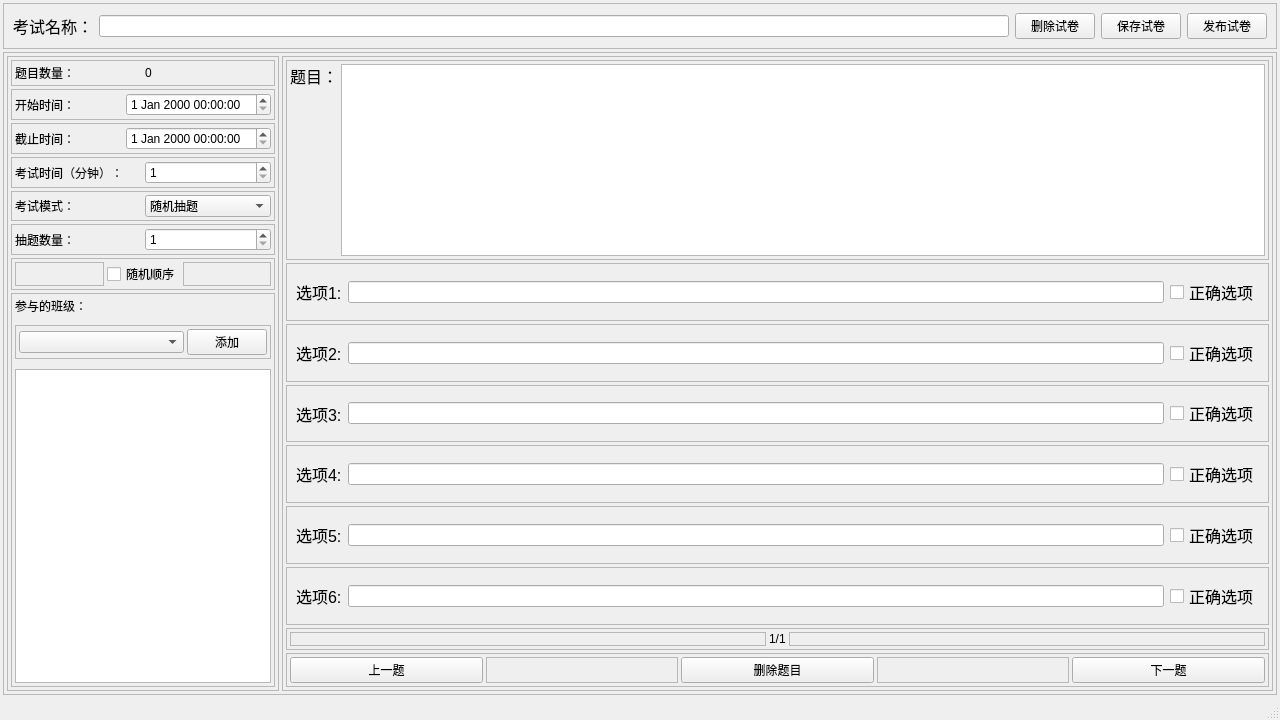
<?xml version="1.0" encoding="UTF-8"?>
<ui version="4.0">
 <class>create_exam_window</class>
 <widget class="QMainWindow" name="create_exam_window">
  <property name="geometry">
   <rect>
    <x>0</x>
    <y>0</y>
    <width>1280</width>
    <height>720</height>
   </rect>
  </property>
  <property name="windowTitle">
   <string>创建考试</string>
  </property>
  <widget class="QWidget" name="centralwidget">
   <layout class="QVBoxLayout" name="verticalLayout">
    <property name="spacing">
     <number>3</number>
    </property>
    <property name="leftMargin">
     <number>3</number>
    </property>
    <property name="topMargin">
     <number>3</number>
    </property>
    <property name="rightMargin">
     <number>3</number>
    </property>
    <property name="bottomMargin">
     <number>3</number>
    </property>
    <item>
     <widget class="QFrame" name="frame">
      <property name="sizePolicy">
       <sizepolicy hsizetype="Preferred" vsizetype="Maximum">
        <horstretch>0</horstretch>
        <verstretch>0</verstretch>
       </sizepolicy>
      </property>
      <property name="frameShape">
       <enum>QFrame::StyledPanel</enum>
      </property>
      <property name="frameShadow">
       <enum>QFrame::Raised</enum>
      </property>
      <layout class="QHBoxLayout" name="horizontalLayout">
       <item>
        <widget class="QLabel" name="label">
         <property name="font">
          <font>
           <pointsize>12</pointsize>
          </font>
         </property>
         <property name="text">
          <string>考试名称：</string>
         </property>
        </widget>
       </item>
       <item>
        <widget class="QLineEdit" name="exam_name_input">
         <property name="sizePolicy">
          <sizepolicy hsizetype="Expanding" vsizetype="Fixed">
           <horstretch>0</horstretch>
           <verstretch>0</verstretch>
          </sizepolicy>
         </property>
        </widget>
       </item>
       <item>
        <widget class="QPushButton" name="delete_exam_button">
         <property name="text">
          <string>删除试卷</string>
         </property>
        </widget>
       </item>
       <item>
        <widget class="QPushButton" name="save_exam_button">
         <property name="text">
          <string>保存试卷</string>
         </property>
        </widget>
       </item>
       <item>
        <widget class="QPushButton" name="release_exam_button">
         <property name="text">
          <string>发布试卷</string>
         </property>
        </widget>
       </item>
      </layout>
     </widget>
    </item>
    <item>
     <widget class="QFrame" name="frame_2">
      <property name="frameShape">
       <enum>QFrame::StyledPanel</enum>
      </property>
      <property name="frameShadow">
       <enum>QFrame::Raised</enum>
      </property>
      <layout class="QHBoxLayout" name="horizontalLayout_2">
       <property name="spacing">
        <number>3</number>
       </property>
       <property name="leftMargin">
        <number>3</number>
       </property>
       <property name="topMargin">
        <number>3</number>
       </property>
       <property name="rightMargin">
        <number>3</number>
       </property>
       <property name="bottomMargin">
        <number>3</number>
       </property>
       <item>
        <widget class="QFrame" name="frame_3">
         <property name="sizePolicy">
          <sizepolicy hsizetype="Maximum" vsizetype="Preferred">
           <horstretch>0</horstretch>
           <verstretch>0</verstretch>
          </sizepolicy>
         </property>
         <property name="frameShape">
          <enum>QFrame::StyledPanel</enum>
         </property>
         <property name="frameShadow">
          <enum>QFrame::Raised</enum>
         </property>
         <layout class="QVBoxLayout" name="verticalLayout_2">
          <property name="spacing">
           <number>3</number>
          </property>
          <property name="leftMargin">
           <number>3</number>
          </property>
          <property name="topMargin">
           <number>3</number>
          </property>
          <property name="rightMargin">
           <number>3</number>
          </property>
          <property name="bottomMargin">
           <number>3</number>
          </property>
          <item>
           <widget class="QFrame" name="frame_5">
            <property name="sizePolicy">
             <sizepolicy hsizetype="Preferred" vsizetype="Maximum">
              <horstretch>0</horstretch>
              <verstretch>0</verstretch>
             </sizepolicy>
            </property>
            <property name="frameShape">
             <enum>QFrame::StyledPanel</enum>
            </property>
            <property name="frameShadow">
             <enum>QFrame::Raised</enum>
            </property>
            <layout class="QHBoxLayout" name="horizontalLayout_3">
             <property name="spacing">
              <number>3</number>
             </property>
             <property name="leftMargin">
              <number>3</number>
             </property>
             <property name="topMargin">
              <number>3</number>
             </property>
             <property name="rightMargin">
              <number>3</number>
             </property>
             <property name="bottomMargin">
              <number>3</number>
             </property>
             <item>
              <widget class="QLabel" name="label_4">
               <property name="text">
                <string>题目数量：</string>
               </property>
              </widget>
             </item>
             <item>
              <widget class="QLabel" name="questions_num_label">
               <property name="text">
                <string>0</string>
               </property>
              </widget>
             </item>
            </layout>
           </widget>
          </item>
          <item>
           <widget class="QFrame" name="frame_18">
            <property name="sizePolicy">
             <sizepolicy hsizetype="Preferred" vsizetype="Maximum">
              <horstretch>0</horstretch>
              <verstretch>0</verstretch>
             </sizepolicy>
            </property>
            <property name="frameShape">
             <enum>QFrame::StyledPanel</enum>
            </property>
            <property name="frameShadow">
             <enum>QFrame::Raised</enum>
            </property>
            <layout class="QHBoxLayout" name="horizontalLayout_17">
             <property name="spacing">
              <number>3</number>
             </property>
             <property name="leftMargin">
              <number>3</number>
             </property>
             <property name="topMargin">
              <number>3</number>
             </property>
             <property name="rightMargin">
              <number>3</number>
             </property>
             <property name="bottomMargin">
              <number>3</number>
             </property>
             <item>
              <widget class="QLabel" name="label_2">
               <property name="font">
                <font>
                 <pointsize>9</pointsize>
                </font>
               </property>
               <property name="text">
                <string>开始时间：</string>
               </property>
              </widget>
             </item>
             <item>
              <widget class="QDateTimeEdit" name="start_time_editor"/>
             </item>
            </layout>
           </widget>
          </item>
          <item>
           <widget class="QFrame" name="frame_19">
            <property name="sizePolicy">
             <sizepolicy hsizetype="Preferred" vsizetype="Maximum">
              <horstretch>0</horstretch>
              <verstretch>0</verstretch>
             </sizepolicy>
            </property>
            <property name="frameShape">
             <enum>QFrame::StyledPanel</enum>
            </property>
            <property name="frameShadow">
             <enum>QFrame::Raised</enum>
            </property>
            <layout class="QHBoxLayout" name="horizontalLayout_18">
             <property name="spacing">
              <number>3</number>
             </property>
             <property name="leftMargin">
              <number>3</number>
             </property>
             <property name="topMargin">
              <number>3</number>
             </property>
             <property name="rightMargin">
              <number>3</number>
             </property>
             <property name="bottomMargin">
              <number>3</number>
             </property>
             <item>
              <widget class="QLabel" name="label_3">
               <property name="font">
                <font>
                 <pointsize>9</pointsize>
                </font>
               </property>
               <property name="text">
                <string>截止时间：</string>
               </property>
              </widget>
             </item>
             <item>
              <widget class="QDateTimeEdit" name="end_time_editor"/>
             </item>
            </layout>
           </widget>
          </item>
          <item>
           <widget class="QFrame" name="frame_20">
            <property name="sizePolicy">
             <sizepolicy hsizetype="Preferred" vsizetype="Maximum">
              <horstretch>0</horstretch>
              <verstretch>0</verstretch>
             </sizepolicy>
            </property>
            <property name="frameShape">
             <enum>QFrame::StyledPanel</enum>
            </property>
            <property name="frameShadow">
             <enum>QFrame::Raised</enum>
            </property>
            <layout class="QHBoxLayout" name="horizontalLayout_19">
             <property name="spacing">
              <number>3</number>
             </property>
             <property name="leftMargin">
              <number>3</number>
             </property>
             <property name="topMargin">
              <number>3</number>
             </property>
             <property name="rightMargin">
              <number>3</number>
             </property>
             <property name="bottomMargin">
              <number>3</number>
             </property>
             <item>
              <widget class="QLabel" name="label_10">
               <property name="text">
                <string>考试时间（分钟）：</string>
               </property>
              </widget>
             </item>
             <item>
              <widget class="QSpinBox" name="exam_time_editor">
               <property name="minimum">
                <number>1</number>
               </property>
               <property name="maximum">
                <number>1440</number>
               </property>
              </widget>
             </item>
            </layout>
           </widget>
          </item>
          <item>
           <widget class="QFrame" name="frame_15">
            <property name="frameShape">
             <enum>QFrame::StyledPanel</enum>
            </property>
            <property name="frameShadow">
             <enum>QFrame::Raised</enum>
            </property>
            <layout class="QHBoxLayout" name="horizontalLayout_15">
             <property name="spacing">
              <number>3</number>
             </property>
             <property name="leftMargin">
              <number>3</number>
             </property>
             <property name="topMargin">
              <number>3</number>
             </property>
             <property name="rightMargin">
              <number>3</number>
             </property>
             <property name="bottomMargin">
              <number>3</number>
             </property>
             <item>
              <widget class="QLabel" name="label_5">
               <property name="font">
                <font>
                 <pointsize>9</pointsize>
                </font>
               </property>
               <property name="text">
                <string>考试模式：</string>
               </property>
              </widget>
             </item>
             <item>
              <widget class="QComboBox" name="exam_mode_combo_box">
               <item>
                <property name="text">
                 <string>随机抽题</string>
                </property>
               </item>
               <item>
                <property name="text">
                 <string>所有题目</string>
                </property>
               </item>
              </widget>
             </item>
            </layout>
           </widget>
          </item>
          <item>
           <widget class="QFrame" name="random_exam_frame">
            <property name="sizePolicy">
             <sizepolicy hsizetype="Preferred" vsizetype="Maximum">
              <horstretch>0</horstretch>
              <verstretch>0</verstretch>
             </sizepolicy>
            </property>
            <property name="frameShape">
             <enum>QFrame::StyledPanel</enum>
            </property>
            <property name="frameShadow">
             <enum>QFrame::Raised</enum>
            </property>
            <layout class="QHBoxLayout" name="horizontalLayout_4">
             <property name="spacing">
              <number>3</number>
             </property>
             <property name="leftMargin">
              <number>3</number>
             </property>
             <property name="topMargin">
              <number>3</number>
             </property>
             <property name="rightMargin">
              <number>3</number>
             </property>
             <property name="bottomMargin">
              <number>3</number>
             </property>
             <item>
              <widget class="QLabel" name="label_6">
               <property name="text">
                <string>抽题数量：</string>
               </property>
              </widget>
             </item>
             <item>
              <widget class="QSpinBox" name="get_questions_num_input">
               <property name="minimum">
                <number>1</number>
               </property>
               <property name="maximum">
                <number>100</number>
               </property>
              </widget>
             </item>
            </layout>
           </widget>
          </item>
          <item>
           <widget class="QFrame" name="fixed_mode_frame">
            <property name="sizePolicy">
             <sizepolicy hsizetype="Preferred" vsizetype="Maximum">
              <horstretch>0</horstretch>
              <verstretch>0</verstretch>
             </sizepolicy>
            </property>
            <property name="frameShape">
             <enum>QFrame::StyledPanel</enum>
            </property>
            <property name="frameShadow">
             <enum>QFrame::Raised</enum>
            </property>
            <layout class="QHBoxLayout" name="horizontalLayout_5">
             <property name="spacing">
              <number>3</number>
             </property>
             <property name="leftMargin">
              <number>3</number>
             </property>
             <property name="topMargin">
              <number>3</number>
             </property>
             <property name="rightMargin">
              <number>3</number>
             </property>
             <property name="bottomMargin">
              <number>3</number>
             </property>
             <item>
              <widget class="QFrame" name="frame_16">
               <property name="frameShape">
                <enum>QFrame::StyledPanel</enum>
               </property>
               <property name="frameShadow">
                <enum>QFrame::Raised</enum>
               </property>
              </widget>
             </item>
             <item>
              <widget class="QCheckBox" name="is_random_box">
               <property name="sizePolicy">
                <sizepolicy hsizetype="Maximum" vsizetype="Fixed">
                 <horstretch>0</horstretch>
                 <verstretch>0</verstretch>
                </sizepolicy>
               </property>
               <property name="layoutDirection">
                <enum>Qt::LeftToRight</enum>
               </property>
               <property name="autoFillBackground">
                <bool>false</bool>
               </property>
               <property name="text">
                <string>随机顺序</string>
               </property>
              </widget>
             </item>
             <item>
              <widget class="QFrame" name="frame_17">
               <property name="frameShape">
                <enum>QFrame::StyledPanel</enum>
               </property>
               <property name="frameShadow">
                <enum>QFrame::Raised</enum>
               </property>
              </widget>
             </item>
            </layout>
           </widget>
          </item>
          <item>
           <widget class="QFrame" name="frame_7">
            <property name="sizePolicy">
             <sizepolicy hsizetype="Preferred" vsizetype="Preferred">
              <horstretch>0</horstretch>
              <verstretch>0</verstretch>
             </sizepolicy>
            </property>
            <property name="frameShape">
             <enum>QFrame::StyledPanel</enum>
            </property>
            <property name="frameShadow">
             <enum>QFrame::Raised</enum>
            </property>
            <layout class="QVBoxLayout" name="verticalLayout_5">
             <property name="spacing">
              <number>10</number>
             </property>
             <property name="leftMargin">
              <number>3</number>
             </property>
             <property name="topMargin">
              <number>3</number>
             </property>
             <property name="rightMargin">
              <number>3</number>
             </property>
             <property name="bottomMargin">
              <number>3</number>
             </property>
             <item>
              <widget class="QLabel" name="label_7">
               <property name="text">
                <string>参与的班级：</string>
               </property>
              </widget>
             </item>
             <item>
              <widget class="QFrame" name="frame_9">
               <property name="frameShape">
                <enum>QFrame::StyledPanel</enum>
               </property>
               <property name="frameShadow">
                <enum>QFrame::Raised</enum>
               </property>
               <layout class="QHBoxLayout" name="horizontalLayout_6">
                <property name="spacing">
                 <number>3</number>
                </property>
                <property name="leftMargin">
                 <number>3</number>
                </property>
                <property name="topMargin">
                 <number>3</number>
                </property>
                <property name="rightMargin">
                 <number>3</number>
                </property>
                <property name="bottomMargin">
                 <number>3</number>
                </property>
                <item>
                 <widget class="QComboBox" name="classes_combo_box"/>
                </item>
                <item>
                 <widget class="QPushButton" name="insert_class_button">
                  <property name="sizePolicy">
                   <sizepolicy hsizetype="Maximum" vsizetype="Fixed">
                    <horstretch>0</horstretch>
                    <verstretch>0</verstretch>
                   </sizepolicy>
                  </property>
                  <property name="text">
                   <string>添加</string>
                  </property>
                 </widget>
                </item>
               </layout>
              </widget>
             </item>
             <item>
              <widget class="QTextEdit" name="show_selected_classes_input">
               <property name="sizePolicy">
                <sizepolicy hsizetype="Preferred" vsizetype="Expanding">
                 <horstretch>0</horstretch>
                 <verstretch>0</verstretch>
                </sizepolicy>
               </property>
              </widget>
             </item>
            </layout>
           </widget>
          </item>
         </layout>
        </widget>
       </item>
       <item>
        <widget class="QFrame" name="frame_4">
         <property name="frameShape">
          <enum>QFrame::StyledPanel</enum>
         </property>
         <property name="frameShadow">
          <enum>QFrame::Raised</enum>
         </property>
         <layout class="QVBoxLayout" name="verticalLayout_6">
          <property name="spacing">
           <number>3</number>
          </property>
          <property name="leftMargin">
           <number>3</number>
          </property>
          <property name="topMargin">
           <number>3</number>
          </property>
          <property name="rightMargin">
           <number>3</number>
          </property>
          <property name="bottomMargin">
           <number>3</number>
          </property>
          <item>
           <widget class="QFrame" name="frame_6">
            <property name="sizePolicy">
             <sizepolicy hsizetype="Preferred" vsizetype="Maximum">
              <horstretch>0</horstretch>
              <verstretch>0</verstretch>
             </sizepolicy>
            </property>
            <property name="frameShape">
             <enum>QFrame::StyledPanel</enum>
            </property>
            <property name="frameShadow">
             <enum>QFrame::Raised</enum>
            </property>
            <layout class="QHBoxLayout" name="horizontalLayout_8">
             <property name="spacing">
              <number>3</number>
             </property>
             <property name="leftMargin">
              <number>3</number>
             </property>
             <property name="topMargin">
              <number>3</number>
             </property>
             <property name="rightMargin">
              <number>3</number>
             </property>
             <property name="bottomMargin">
              <number>3</number>
             </property>
             <item>
              <widget class="QLabel" name="label_8">
               <property name="font">
                <font>
                 <pointsize>12</pointsize>
                </font>
               </property>
               <property name="text">
                <string>题目：</string>
               </property>
               <property name="alignment">
                <set>Qt::AlignLeading|Qt::AlignLeft|Qt::AlignTop</set>
               </property>
              </widget>
             </item>
             <item>
              <widget class="QTextEdit" name="question_name_input">
               <property name="sizePolicy">
                <sizepolicy hsizetype="Expanding" vsizetype="Maximum">
                 <horstretch>0</horstretch>
                 <verstretch>0</verstretch>
                </sizepolicy>
               </property>
              </widget>
             </item>
            </layout>
           </widget>
          </item>
          <item>
           <widget class="QFrame" name="option1_frame">
            <property name="frameShape">
             <enum>QFrame::StyledPanel</enum>
            </property>
            <property name="frameShadow">
             <enum>QFrame::Raised</enum>
            </property>
            <layout class="QHBoxLayout" name="horizontalLayout_9">
             <item>
              <widget class="QLabel" name="label_9">
               <property name="font">
                <font>
                 <pointsize>12</pointsize>
                </font>
               </property>
               <property name="text">
                <string>选项1:</string>
               </property>
               <property name="alignment">
                <set>Qt::AlignLeading|Qt::AlignLeft|Qt::AlignVCenter</set>
               </property>
              </widget>
             </item>
             <item>
              <widget class="QLineEdit" name="option1_name_input"/>
             </item>
             <item>
              <widget class="QCheckBox" name="option1_check_box">
               <property name="font">
                <font>
                 <pointsize>12</pointsize>
                </font>
               </property>
               <property name="text">
                <string>正确选项</string>
               </property>
              </widget>
             </item>
            </layout>
           </widget>
          </item>
          <item>
           <widget class="QFrame" name="option2_frame">
            <property name="frameShape">
             <enum>QFrame::StyledPanel</enum>
            </property>
            <property name="frameShadow">
             <enum>QFrame::Raised</enum>
            </property>
            <layout class="QHBoxLayout" name="horizontalLayout_11">
             <item>
              <widget class="QLabel" name="label_11">
               <property name="font">
                <font>
                 <pointsize>12</pointsize>
                </font>
               </property>
               <property name="text">
                <string>选项2:</string>
               </property>
               <property name="alignment">
                <set>Qt::AlignLeading|Qt::AlignLeft|Qt::AlignVCenter</set>
               </property>
              </widget>
             </item>
             <item>
              <widget class="QLineEdit" name="option2_name_input"/>
             </item>
             <item>
              <widget class="QCheckBox" name="option2_check_box">
               <property name="font">
                <font>
                 <pointsize>12</pointsize>
                </font>
               </property>
               <property name="text">
                <string>正确选项</string>
               </property>
              </widget>
             </item>
            </layout>
           </widget>
          </item>
          <item>
           <widget class="QFrame" name="option3_frame">
            <property name="frameShape">
             <enum>QFrame::StyledPanel</enum>
            </property>
            <property name="frameShadow">
             <enum>QFrame::Raised</enum>
            </property>
            <layout class="QHBoxLayout" name="horizontalLayout_12">
             <item>
              <widget class="QLabel" name="label_12">
               <property name="font">
                <font>
                 <pointsize>12</pointsize>
                </font>
               </property>
               <property name="text">
                <string>选项3:</string>
               </property>
               <property name="alignment">
                <set>Qt::AlignLeading|Qt::AlignLeft|Qt::AlignVCenter</set>
               </property>
              </widget>
             </item>
             <item>
              <widget class="QLineEdit" name="option3_name_input"/>
             </item>
             <item>
              <widget class="QCheckBox" name="option3_check_box">
               <property name="font">
                <font>
                 <pointsize>12</pointsize>
                </font>
               </property>
               <property name="text">
                <string>正确选项</string>
               </property>
              </widget>
             </item>
            </layout>
           </widget>
          </item>
          <item>
           <widget class="QFrame" name="option4_frame">
            <property name="frameShape">
             <enum>QFrame::StyledPanel</enum>
            </property>
            <property name="frameShadow">
             <enum>QFrame::Raised</enum>
            </property>
            <layout class="QHBoxLayout" name="horizontalLayout_13">
             <item>
              <widget class="QLabel" name="label_13">
               <property name="font">
                <font>
                 <pointsize>12</pointsize>
                </font>
               </property>
               <property name="text">
                <string>选项4:</string>
               </property>
               <property name="alignment">
                <set>Qt::AlignLeading|Qt::AlignLeft|Qt::AlignVCenter</set>
               </property>
              </widget>
             </item>
             <item>
              <widget class="QLineEdit" name="option4_name_input"/>
             </item>
             <item>
              <widget class="QCheckBox" name="option4_check_box">
               <property name="font">
                <font>
                 <pointsize>12</pointsize>
                </font>
               </property>
               <property name="text">
                <string>正确选项</string>
               </property>
              </widget>
             </item>
            </layout>
           </widget>
          </item>
          <item>
           <widget class="QFrame" name="option5_frame">
            <property name="frameShape">
             <enum>QFrame::StyledPanel</enum>
            </property>
            <property name="frameShadow">
             <enum>QFrame::Raised</enum>
            </property>
            <layout class="QHBoxLayout" name="horizontalLayout_14">
             <item>
              <widget class="QLabel" name="label_14">
               <property name="font">
                <font>
                 <pointsize>12</pointsize>
                </font>
               </property>
               <property name="text">
                <string>选项5:</string>
               </property>
               <property name="alignment">
                <set>Qt::AlignLeading|Qt::AlignLeft|Qt::AlignVCenter</set>
               </property>
              </widget>
             </item>
             <item>
              <widget class="QLineEdit" name="option5_name_input"/>
             </item>
             <item>
              <widget class="QCheckBox" name="option5_check_box">
               <property name="font">
                <font>
                 <pointsize>12</pointsize>
                </font>
               </property>
               <property name="text">
                <string>正确选项</string>
               </property>
              </widget>
             </item>
            </layout>
           </widget>
          </item>
          <item>
           <widget class="QFrame" name="option6_frame">
            <property name="frameShape">
             <enum>QFrame::StyledPanel</enum>
            </property>
            <property name="frameShadow">
             <enum>QFrame::Raised</enum>
            </property>
            <layout class="QHBoxLayout" name="horizontalLayout_16">
             <item>
              <widget class="QLabel" name="label_16">
               <property name="font">
                <font>
                 <pointsize>12</pointsize>
                </font>
               </property>
               <property name="text">
                <string>选项6:</string>
               </property>
               <property name="alignment">
                <set>Qt::AlignLeading|Qt::AlignLeft|Qt::AlignVCenter</set>
               </property>
              </widget>
             </item>
             <item>
              <widget class="QLineEdit" name="option6_name_input"/>
             </item>
             <item>
              <widget class="QCheckBox" name="option6_check_box">
               <property name="font">
                <font>
                 <pointsize>12</pointsize>
                </font>
               </property>
               <property name="text">
                <string>正确选项</string>
               </property>
              </widget>
             </item>
            </layout>
           </widget>
          </item>
          <item>
           <widget class="QFrame" name="frame_12">
            <property name="sizePolicy">
             <sizepolicy hsizetype="Preferred" vsizetype="Maximum">
              <horstretch>0</horstretch>
              <verstretch>0</verstretch>
             </sizepolicy>
            </property>
            <property name="frameShape">
             <enum>QFrame::StyledPanel</enum>
            </property>
            <property name="frameShadow">
             <enum>QFrame::Raised</enum>
            </property>
            <layout class="QHBoxLayout" name="horizontalLayout_10">
             <property name="spacing">
              <number>3</number>
             </property>
             <property name="leftMargin">
              <number>3</number>
             </property>
             <property name="topMargin">
              <number>3</number>
             </property>
             <property name="rightMargin">
              <number>3</number>
             </property>
             <property name="bottomMargin">
              <number>3</number>
             </property>
             <item>
              <widget class="QFrame" name="frame_13">
               <property name="frameShape">
                <enum>QFrame::StyledPanel</enum>
               </property>
               <property name="frameShadow">
                <enum>QFrame::Raised</enum>
               </property>
              </widget>
             </item>
             <item>
              <widget class="QLabel" name="page_label">
               <property name="sizePolicy">
                <sizepolicy hsizetype="Maximum" vsizetype="Preferred">
                 <horstretch>0</horstretch>
                 <verstretch>0</verstretch>
                </sizepolicy>
               </property>
               <property name="text">
                <string>1/1</string>
               </property>
              </widget>
             </item>
             <item>
              <widget class="QFrame" name="frame_14">
               <property name="frameShape">
                <enum>QFrame::StyledPanel</enum>
               </property>
               <property name="frameShadow">
                <enum>QFrame::Raised</enum>
               </property>
              </widget>
             </item>
            </layout>
           </widget>
          </item>
          <item>
           <widget class="QFrame" name="frame_8">
            <property name="sizePolicy">
             <sizepolicy hsizetype="Preferred" vsizetype="Maximum">
              <horstretch>0</horstretch>
              <verstretch>0</verstretch>
             </sizepolicy>
            </property>
            <property name="frameShape">
             <enum>QFrame::StyledPanel</enum>
            </property>
            <property name="frameShadow">
             <enum>QFrame::Raised</enum>
            </property>
            <layout class="QHBoxLayout" name="horizontalLayout_7">
             <property name="spacing">
              <number>3</number>
             </property>
             <property name="leftMargin">
              <number>3</number>
             </property>
             <property name="topMargin">
              <number>3</number>
             </property>
             <property name="rightMargin">
              <number>3</number>
             </property>
             <property name="bottomMargin">
              <number>3</number>
             </property>
             <item>
              <widget class="QPushButton" name="last_question_button">
               <property name="text">
                <string>上一题</string>
               </property>
              </widget>
             </item>
             <item>
              <widget class="QFrame" name="frame_10">
               <property name="frameShape">
                <enum>QFrame::StyledPanel</enum>
               </property>
               <property name="frameShadow">
                <enum>QFrame::Raised</enum>
               </property>
              </widget>
             </item>
             <item>
              <widget class="QPushButton" name="delete_question_button">
               <property name="text">
                <string>删除题目</string>
               </property>
              </widget>
             </item>
             <item>
              <widget class="QFrame" name="frame_11">
               <property name="frameShape">
                <enum>QFrame::StyledPanel</enum>
               </property>
               <property name="frameShadow">
                <enum>QFrame::Raised</enum>
               </property>
              </widget>
             </item>
             <item>
              <widget class="QPushButton" name="next_question_button">
               <property name="text">
                <string>下一题</string>
               </property>
              </widget>
             </item>
            </layout>
           </widget>
          </item>
         </layout>
        </widget>
       </item>
      </layout>
     </widget>
    </item>
   </layout>
  </widget>
  <widget class="QStatusBar" name="statusbar"/>
  <action name="action">
   <property name="text">
    <string>新建</string>
   </property>
   <property name="shortcut">
    <string>Ctrl+N</string>
   </property>
  </action>
  <action name="action_2">
   <property name="text">
    <string>打开</string>
   </property>
   <property name="shortcut">
    <string>Ctrl+O</string>
   </property>
  </action>
  <action name="action_4">
   <property name="text">
    <string>保存</string>
   </property>
   <property name="shortcut">
    <string>Ctrl+S</string>
   </property>
  </action>
  <action name="action_5">
   <property name="text">
    <string>另存为</string>
   </property>
   <property name="shortcut">
    <string>Ctrl+Shift+S</string>
   </property>
  </action>
  <action name="action_7">
   <property name="text">
    <string>退出</string>
   </property>
  </action>
 </widget>
 <resources/>
 <connections/>
</ui>
